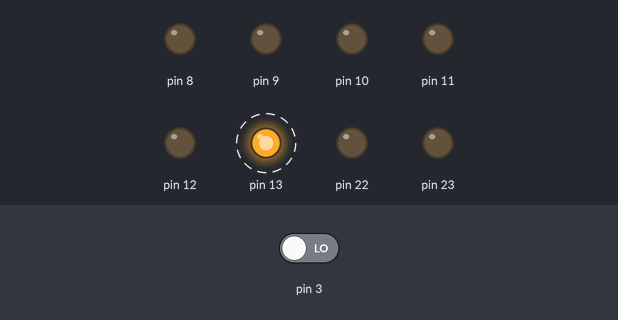
Bench run of a sketch on a simulated Arduino Uno, built with avr-gcc and run on an emulated ATmega328P. Parts: output pins drawn as LEDs (lit = HIGH). Dashed ring = blinking. The test bench sets the inputs (shaded band); at power-on: pin 3 LOW. What the sketch prints to the serial monitor is not drawn.

Above: at 1.2 s.
1.3 s: pin 3 driven HIGH
Timing chart, 0 to 9.5 s (numbered marks = the images above; inputs shaded):
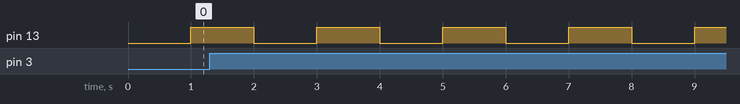

The sketch:

2H.ino
```cpp
int cont = 0;
unsigned long previousMillis1 = 0;

void setup() {
  Serial.begin(9600); //Esto define la velocidad de bits por segundo, este es el estandar
  pinMode(13, OUTPUT);
  DDRB = DDRB | B11111111;
  cli();
  DDRD &= ~(1 << DDD1);
  PORTD |= (1 << PORTD1);
  EICRA |= (1 << ISC10);
  EIMSK |= (1 << INT1);
  sei();
}

ISR(INT1_vect){
  cont = cont + 1;
  Serial.println(cont);
}

void loop() {
  unsigned long currentMillis = millis();

  if (currentMillis - previousMillis1 >= 1000) {
    previousMillis1 = currentMillis;
    if (digitalRead(13) == LOW) {
      digitalWrite(13, HIGH);
    } else {
      digitalWrite(13, LOW);
    }
  }
}
```

Measured:
- by itself, pin 13: alternates HIGH for 1.0 s and LOW for 1.0 s
